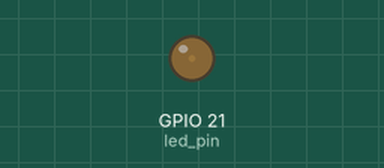
This program was run on a simulated Raspberry Pi (BCM pin numbers). Parts: output pins drawn as LEDs (lit = HIGH).

Above: at 0.05 s.
At 0.9 s:
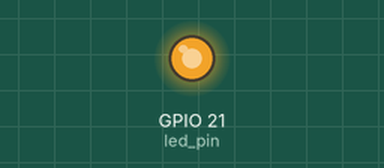
At 1.35 s:
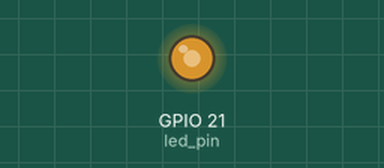
At 1.75 s:
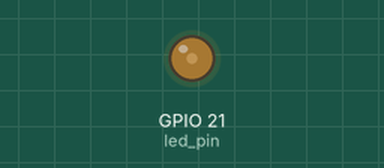
Timing chart, 0 to 4.6 s (numbered marks = the images above):
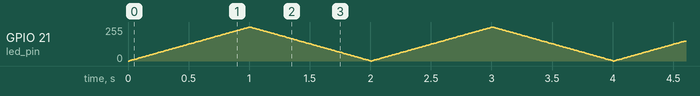

The program:

python.py
```python
#-----------https://electronicshobbyists.com/raspberry-pi-pwm-tutorial-control-brightness-of-led-and-servo-motor/


import RPi.GPIO as GPIO     # Importing RPi library to use the GPIO pins
from time import sleep  # Importing sleep from time library

led_pin = 21            # Initializing the GPIO pin 21 for LED

GPIO.setmode(GPIO.BCM)          # We are using the BCM pin numbering
GPIO.setup(led_pin, GPIO.OUT)   # Declaring pin 21 as output pin

pwm = GPIO.PWM(led_pin, 100)    # Created a PWM object
pwm.start(0)                    # Started PWM at 0% duty cycle

try:
    while 1:                    # Loop will run forever
        for x in range(100):    # This Loop will run 100 times
            pwm.ChangeDutyCycle(x) # Change duty cycle
            sleep(0.01)         # Delay of 10mS

        for x in range(100,0,-1): # Loop will run 100 times; 100 to 0
            pwm.ChangeDutyCycle(x)
            sleep(0.01)

# If keyboard Interrupt (CTRL-C) is pressed
except KeyboardInterrupt:
    pass        # Go to next line

pwm.stop()      # Stop the PWM
GPIO.cleanup()  # Make all the output pins LOW
```
